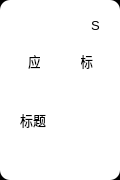
<?xml version="1.0" encoding="UTF-8"?>
<ui version="4.0">
 <class>item</class>
 <widget class="QWidget" name="item">
  <property name="geometry">
   <rect>
    <x>0</x>
    <y>0</y>
    <width>120</width>
    <height>180</height>
   </rect>
  </property>
  <property name="minimumSize">
   <size>
    <width>120</width>
    <height>180</height>
   </size>
  </property>
  <property name="maximumSize">
   <size>
    <width>120</width>
    <height>180</height>
   </size>
  </property>
  <property name="windowTitle">
   <string>Form</string>
  </property>
  <property name="styleSheet">
   <string notr="true">#item {
	background-color: rgb(0, 0, 0);
}
#main {
	border-radius: 10px;
	background-color: rgb(255, 255, 255);
}
#maskCard {
	border-radius: 10px;
	background-color: rgba(100, 100, 100, .2);
}

#edit {
	border: none;
	border-image: url(:/ico/image/common-icon/edit.png);
}
#edit:hover {
	border-image: url(:/ico/image/common-icon/edit-ed.png);
}

#remove {
	border: none;
	border-image: url(:/ico/image/common-icon/delete.png);
}
#remove:hover {
	border-image: url(:/ico/image/common-icon/delete-ed.png);
}

#more {
	border: none;
	border-image: url(:/ico/image/common-icon/more.png);
}
#more:hover {
	border-image: url(:/ico/image/common-icon/more-ed.png);
}</string>
  </property>
  <widget class="QWidget" name="main" native="true">
   <property name="geometry">
    <rect>
     <x>0</x>
     <y>0</y>
     <width>120</width>
     <height>180</height>
    </rect>
   </property>
   <property name="minimumSize">
    <size>
     <width>120</width>
     <height>180</height>
    </size>
   </property>
   <widget class="QLabel" name="icon">
    <property name="geometry">
     <rect>
      <x>20</x>
      <y>20</y>
      <width>81</width>
      <height>81</height>
     </rect>
    </property>
    <property name="font">
     <font>
      <family>Microsoft JhengHei</family>
      <pointsize>10</pointsize>
     </font>
    </property>
    <property name="text">
     <string>应用无图标</string>
    </property>
    <property name="alignment">
     <set>Qt::AlignCenter</set>
    </property>
   </widget>
   <widget class="QLabel" name="title">
    <property name="geometry">
     <rect>
      <x>20</x>
      <y>110</y>
      <width>81</width>
      <height>20</height>
     </rect>
    </property>
    <property name="minimumSize">
     <size>
      <width>0</width>
      <height>0</height>
     </size>
    </property>
    <property name="maximumSize">
     <size>
      <width>16777215</width>
      <height>16777215</height>
     </size>
    </property>
    <property name="font">
     <font>
      <family>Microsoft JhengHei UI</family>
      <pointsize>10</pointsize>
     </font>
    </property>
    <property name="text">
     <string>标题</string>
    </property>
    <property name="alignment">
     <set>Qt::AlignLeading|Qt::AlignLeft|Qt::AlignVCenter</set>
    </property>
   </widget>
   <widget class="QWidget" name="maskCard" native="true">
    <property name="geometry">
     <rect>
      <x>20</x>
      <y>20</y>
      <width>80</width>
      <height>80</height>
     </rect>
    </property>
    <property name="minimumSize">
     <size>
      <width>80</width>
      <height>80</height>
     </size>
    </property>
    <property name="maximumSize">
     <size>
      <width>80</width>
      <height>80</height>
     </size>
    </property>
    <property name="styleSheet">
     <string notr="true">#switchItem {
	border: none;
}
#switchItem[status='open'] {
    border-image: url(:/ico/image/switch-open.png);
}
#switchItem[status='close'] {
    border-image: url(:/ico/image/switch-close.png);
}</string>
    </property>
    <widget class="QGraphicsView" name="switchItem">
     <property name="geometry">
      <rect>
       <x>20</x>
       <y>30</y>
       <width>41</width>
       <height>21</height>
      </rect>
     </property>
     <property name="maximumSize">
      <size>
       <width>16777215</width>
       <height>16777215</height>
      </size>
     </property>
     <property name="cursor" stdset="0">
      <cursorShape>PointingHandCursor</cursorShape>
     </property>
     <property name="toolTip">
      <string/>
     </property>
     <property name="styleSheet">
      <string notr="true"/>
     </property>
    </widget>
   </widget>
   <widget class="QPushButton" name="edit">
    <property name="geometry">
     <rect>
      <x>20</x>
      <y>140</y>
      <width>21</width>
      <height>21</height>
     </rect>
    </property>
    <property name="cursor">
     <cursorShape>PointingHandCursor</cursorShape>
    </property>
    <property name="toolTip">
     <string>编辑</string>
    </property>
    <property name="text">
     <string/>
    </property>
   </widget>
   <widget class="QPushButton" name="remove">
    <property name="geometry">
     <rect>
      <x>50</x>
      <y>140</y>
      <width>21</width>
      <height>21</height>
     </rect>
    </property>
    <property name="cursor">
     <cursorShape>PointingHandCursor</cursorShape>
    </property>
    <property name="toolTip">
     <string>删除</string>
    </property>
    <property name="text">
     <string/>
    </property>
   </widget>
   <widget class="QPushButton" name="more">
    <property name="geometry">
     <rect>
      <x>80</x>
      <y>140</y>
      <width>21</width>
      <height>21</height>
     </rect>
    </property>
    <property name="cursor">
     <cursorShape>PointingHandCursor</cursorShape>
    </property>
    <property name="toolTip">
     <string>更多</string>
    </property>
    <property name="text">
     <string/>
    </property>
   </widget>
   <widget class="QLabel" name="status">
    <property name="geometry">
     <rect>
      <x>80</x>
      <y>10</y>
      <width>31</width>
      <height>31</height>
     </rect>
    </property>
    <property name="font">
     <font>
      <family>Microsoft YaHei UI</family>
      <pointsize>10</pointsize>
     </font>
    </property>
    <property name="text">
     <string>S</string>
    </property>
    <property name="alignment">
     <set>Qt::AlignCenter</set>
    </property>
   </widget>
  </widget>
 </widget>
 <resources>
  <include location="../../../resource/main.qrc"/>
 </resources>
 <connections/>
</ui>
